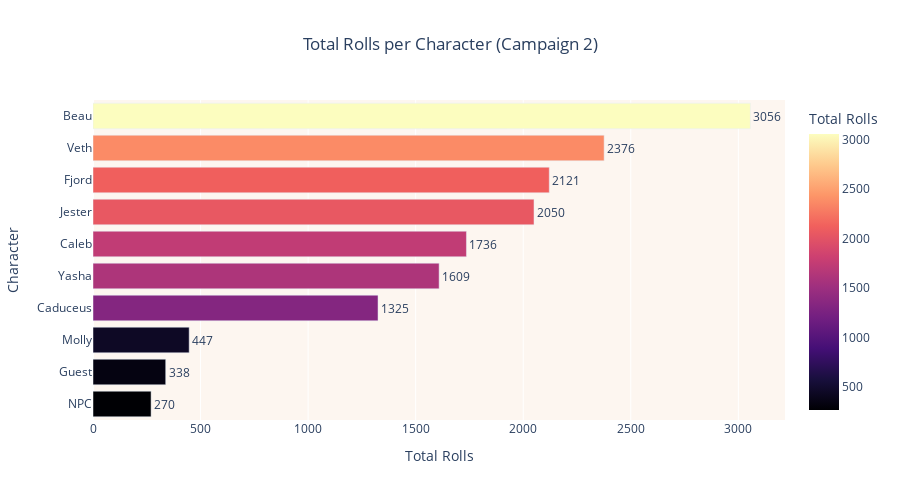

Notebook code cell kept with this figure:
### Markdown cell above
### Total Rolls by Character

To begin our analysis, we examine how many dice rolls each character made during Campaign 2. This basic frequency count helps us understand overall player activity, spotlighting which characters were most involved in combat, skill checks, or magical chaos.

### Code cell
# Count total rolls per character
character_counts = df["Character"].value_counts().reset_index()
character_counts.columns = ["Character", "Total Rolls"]
character_counts = character_counts.sort_values("Total Rolls", ascending=True)

# Create a horizontal bar chart
fig = px.bar(
    character_counts,
    x="Total Rolls",
    y="Character",
    orientation="h",
    title="Total Rolls per Character (Campaign 2)",
    text="Total Rolls",
    color="Total Rolls",
    color_continuous_scale="Magma"
)

fig.update_layout(
    xaxis_title="Total Rolls",
    yaxis_title="Character",
    title_x=0.5,
    height=500,
    plot_bgcolor="#fdf6f0"
)

fig.update_traces(textposition="outside")

fig.show()

### Figure 1 — Plotly figure (JSON) as saved in the notebook; plotly's stock layout.template omitted (floating-point values rounded to 4 significant figures)
{"data": [{"hovertemplate": "Total Rolls=%{marker.color}<br>Character=%{y}<extra></extra>", "legendgroup": "", "marker": {"color": [270, 338, 447, 1325, 1609, 1736, 2050, 2121, 2376, 3056], "coloraxis": "coloraxis", "pattern": {"shape": ""}}, "name": "", "orientation": "h", "showlegend": false, "text": [270.0, 338.0, 447.0, 1325.0, 1609.0, 1736.0, 2050.0, 2121.0, 2376.0, 3056.0], "textposition": "outside", "type": "bar", "x": [270, 338, 447, 1325, 1609, 1736, 2050, 2121, 2376, 3056], "xaxis": "x", "y": ["NPC", "Guest", "Molly", "Caduceus", "Yasha", "Caleb", "Jester", "Fjord", "Veth", "Beau"], "yaxis": "y"}], "layout": {"barmode": "relative", "coloraxis": {"colorbar": {"title": {"text": "Total Rolls"}}, "colorscale": [[0, "#000004"], [0.1111, "#180f3d"], [0.2222, "#440f76"], [0.3333, "#721f81"], [0.4444, "#9e2f7f"], [0.5556, "#cd4071"], [0.6667, "#f1605d"], [0.7778, "#fd9668"], [0.8889, "#feca8d"], [1, "#fcfdbf"]]}, "height": 500, "legend": {"tracegroupgap": 0}, "plot_bgcolor": "#fdf6f0", "title": {"text": "Total Rolls per Character (Campaign 2)", "x": 0.5}, "xaxis": {"anchor": "y", "domain": [0, 1], "title": {"text": "Total Rolls"}}, "yaxis": {"anchor": "x", "domain": [0, 1], "title": {"text": "Character"}}}}
